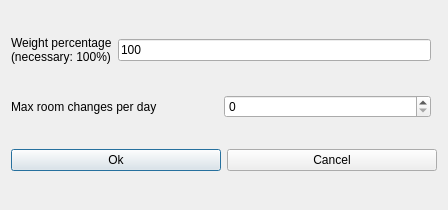
<?xml version="1.0" encoding="UTF-8"?>
<ui version="4.0">
 <class>ModifyConstraintStudentsMaxRoomChangesPerDayForm_template</class>
 <widget class="QDialog" name="ModifyConstraintStudentsMaxRoomChangesPerDayForm_template">
  <property name="geometry">
   <rect>
    <x>0</x>
    <y>0</y>
    <width>448</width>
    <height>210</height>
   </rect>
  </property>
  <property name="windowTitle">
   <string extracomment="This is the title of the dialog to modify a constraint of this type">Modify students max room changes per day</string>
  </property>
  <layout class="QGridLayout">
   <item row="0" column="0">
    <layout class="QHBoxLayout">
     <item>
      <widget class="QLabel" name="weightTextLabel">
       <property name="frameShape">
        <enum>QFrame::NoFrame</enum>
       </property>
       <property name="frameShadow">
        <enum>QFrame::Plain</enum>
       </property>
       <property name="text">
        <string>Weight percentage
(necessary: 100%)</string>
       </property>
       <property name="wordWrap">
        <bool>false</bool>
       </property>
      </widget>
     </item>
     <item>
      <widget class="QLineEdit" name="weightLineEdit">
       <property name="text">
        <string notr="true">100</string>
       </property>
      </widget>
     </item>
    </layout>
   </item>
   <item row="2" column="0" colspan="2">
    <layout class="QHBoxLayout">
     <item>
      <widget class="QPushButton" name="okPushButton">
       <property name="text">
        <string>Ok</string>
       </property>
      </widget>
     </item>
     <item>
      <widget class="QPushButton" name="cancelPushButton">
       <property name="text">
        <string>Cancel</string>
       </property>
      </widget>
     </item>
    </layout>
   </item>
   <item row="1" column="0">
    <layout class="QHBoxLayout">
     <item>
      <widget class="QLabel" name="textLabel">
       <property name="text">
        <string>Max room changes per day</string>
       </property>
       <property name="wordWrap">
        <bool>false</bool>
       </property>
      </widget>
     </item>
     <item>
      <widget class="QSpinBox" name="maxChangesSpinBox"/>
     </item>
    </layout>
   </item>
  </layout>
 </widget>
 <layoutdefault spacing="6" margin="11"/>
 <resources/>
 <connections/>
</ui>
